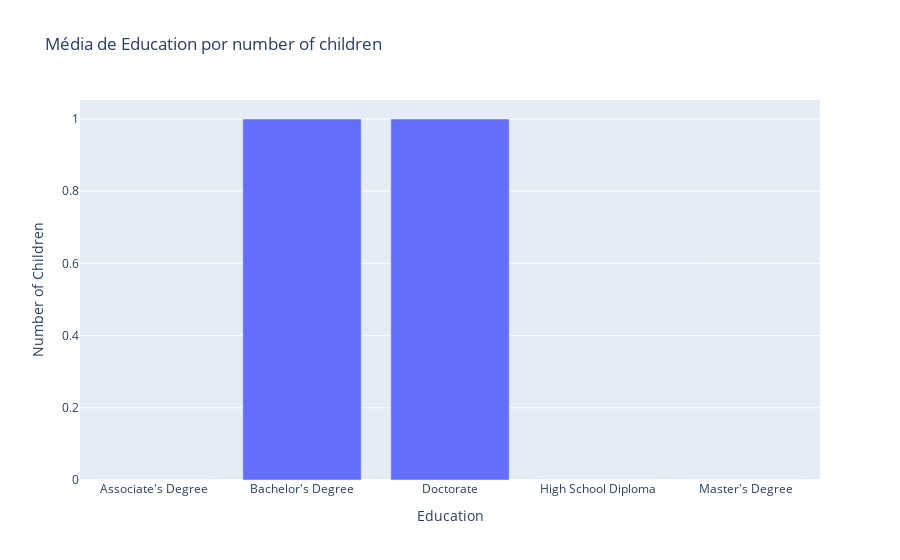

Notebook source saved alongside this figure:
### Code cell
media_education_por_noc = df.groupby('Education')['Number of Children'].median().reset_index()

fig = px.bar(media_education_por_noc, x = 'Education', y = 'Number of Children',
             title = 'Média de Education por number of children',
             labels={'Number of Children' : 'Number of Children', 'Education' : 'Education'})
fig.show()

### Figure 1 — Plotly figure (JSON) as saved in the notebook; plotly's stock layout.template omitted (floating-point values rounded to 4 significant figures)
{"data": [{"alignmentgroup": "True", "hovertemplate": "Education=%{x}<br>Number of Children=%{y}<extra></extra>", "legendgroup": "", "marker": {"color": "#636efa", "pattern": {"shape": ""}}, "name": "", "offsetgroup": "", "orientation": "v", "showlegend": false, "textposition": "auto", "type": "bar", "x": ["Associate's Degree", "Bachelor's Degree", "Doctorate", "High School Diploma", "Master's Degree"], "xaxis": "x", "y": [0, 1, 1, 0, 0], "yaxis": "y"}], "layout": {"barmode": "relative", "legend": {"tracegroupgap": 0}, "title": {"text": "Média de Education por number of children"}, "xaxis": {"anchor": "y", "domain": [0, 1], "title": {"text": "Education"}}, "yaxis": {"anchor": "x", "domain": [0, 1], "title": {"text": "Number of Children"}}}}
